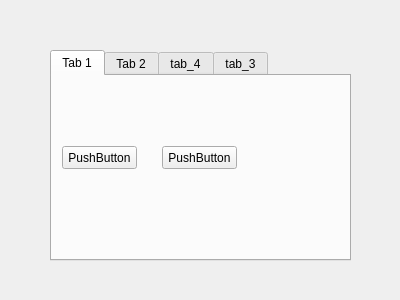
<?xml version="1.0" encoding="UTF-8"?>
<ui version="4.0">
 <class>Widget</class>
 <widget class="QWidget" name="Widget">
  <property name="geometry">
   <rect>
    <x>0</x>
    <y>0</y>
    <width>400</width>
    <height>300</height>
   </rect>
  </property>
  <property name="windowTitle">
   <string>Widget</string>
  </property>
  <widget class="QTabWidget" name="tabWidget">
   <property name="geometry">
    <rect>
     <x>50</x>
     <y>50</y>
     <width>301</width>
     <height>211</height>
    </rect>
   </property>
   <property name="currentIndex">
    <number>0</number>
   </property>
   <widget class="QWidget" name="tab">
    <attribute name="title">
     <string>Tab 1</string>
    </attribute>
    <widget class="QPushButton" name="pushButton">
     <property name="geometry">
      <rect>
       <x>10</x>
       <y>70</y>
       <width>75</width>
       <height>23</height>
      </rect>
     </property>
     <property name="text">
      <string>PushButton</string>
     </property>
    </widget>
    <widget class="QPushButton" name="pushButton_2">
     <property name="geometry">
      <rect>
       <x>110</x>
       <y>70</y>
       <width>75</width>
       <height>23</height>
      </rect>
     </property>
     <property name="text">
      <string>PushButton</string>
     </property>
    </widget>
   </widget>
   <widget class="QWidget" name="tab_2">
    <attribute name="title">
     <string>Tab 2</string>
    </attribute>
    <widget class="QCheckBox" name="checkBox">
     <property name="geometry">
      <rect>
       <x>30</x>
       <y>90</y>
       <width>71</width>
       <height>16</height>
      </rect>
     </property>
     <property name="text">
      <string>CheckBox</string>
     </property>
    </widget>
    <widget class="QCheckBox" name="checkBox_2">
     <property name="geometry">
      <rect>
       <x>160</x>
       <y>90</y>
       <width>71</width>
       <height>16</height>
      </rect>
     </property>
     <property name="text">
      <string>CheckBox</string>
     </property>
    </widget>
   </widget>
   <widget class="QWidget" name="tab_4">
    <attribute name="title">
     <string>tab_4</string>
    </attribute>
    <widget class="QRadioButton" name="radioButton">
     <property name="geometry">
      <rect>
       <x>50</x>
       <y>80</y>
       <width>89</width>
       <height>16</height>
      </rect>
     </property>
     <property name="text">
      <string>RadioButton</string>
     </property>
    </widget>
    <widget class="QRadioButton" name="radioButton_2">
     <property name="geometry">
      <rect>
       <x>80</x>
       <y>30</y>
       <width>89</width>
       <height>16</height>
      </rect>
     </property>
     <property name="text">
      <string>RadioButton</string>
     </property>
    </widget>
   </widget>
   <widget class="QWidget" name="tab_3">
    <attribute name="title">
     <string>tab_3</string>
    </attribute>
    <widget class="QCommandLinkButton" name="commandLinkButton">
     <property name="geometry">
      <rect>
       <x>80</x>
       <y>70</y>
       <width>172</width>
       <height>41</height>
      </rect>
     </property>
     <property name="text">
      <string>CommandLinkButton</string>
     </property>
    </widget>
   </widget>
  </widget>
 </widget>
 <layoutdefault spacing="6" margin="11"/>
 <resources/>
 <connections/>
</ui>
